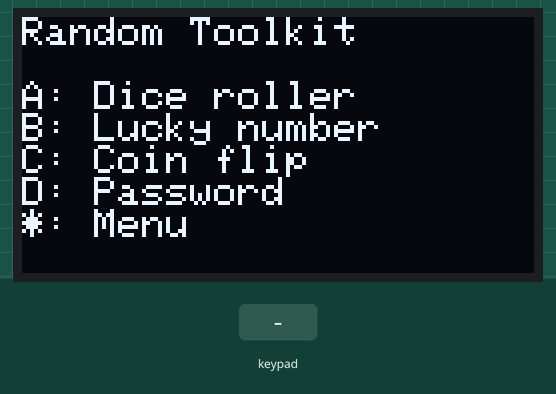
This sketch was run on a simulated ESP32. Shown: 128×64 one-colour display. Inputs (shaded band) come from the test bench. Random numbers use the default seed unless the sketch sets one; what the sketch prints to the serial monitor is not drawn.

Above: at 1.2 s.
1.3 s: key 'A' pressed
At 3.2 s:
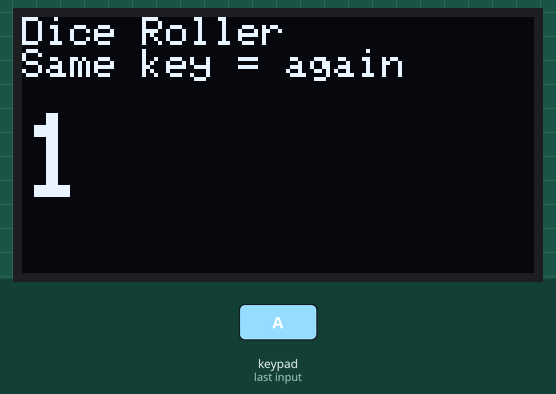
3.4 s: keypad keys 1 3 1 2 1 4 2 7 D pressed 0.4 s apart
At 8.0 s:
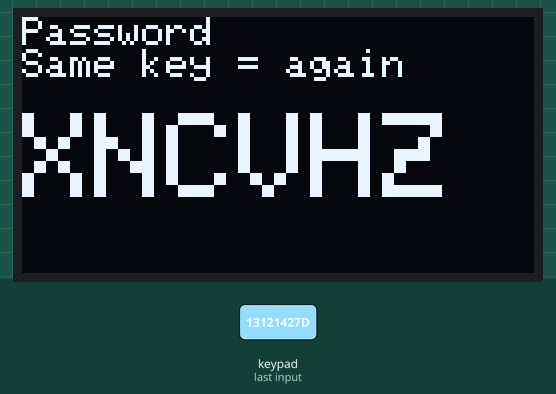
8.5 s: key 'B' pressed
At 9.3 s:
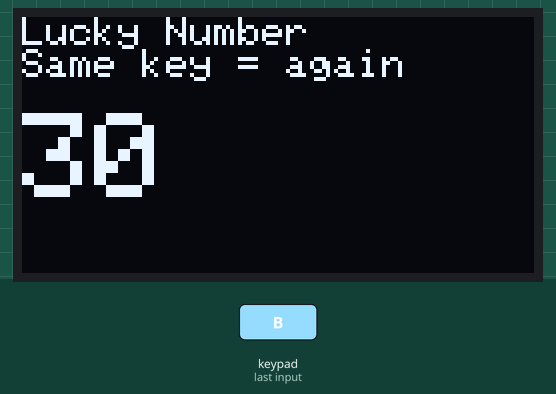
10.0 s: keypad keys 2 6 2 5 3 3 3 2 D pressed 0.4 s apart
At 14.1 s:
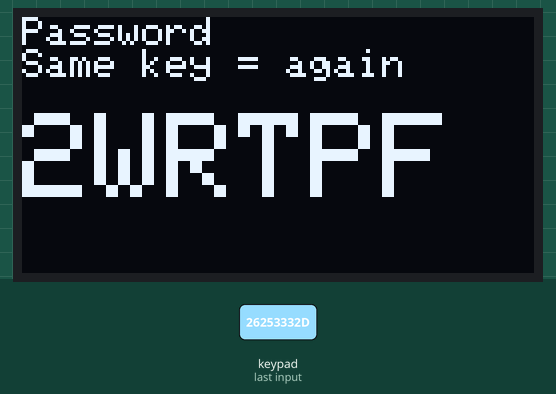
15.1 s: key 'C' pressed
At 15.8 s:
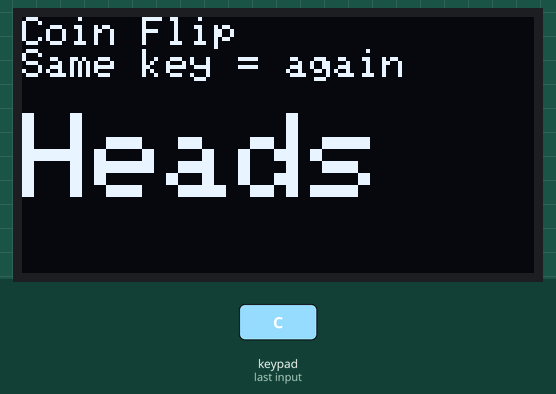
16.6 s: keypad keys 1 3 9 7 2 2 2 2 D pressed 0.4 s apart
At 20.5 s:
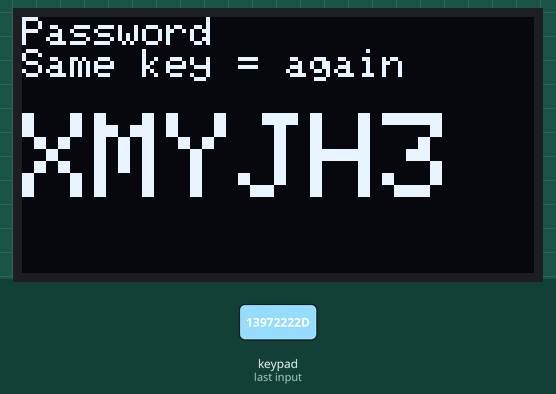
Timing chart, 0 to 22.0 s (numbered marks = the images above; inputs shaded):
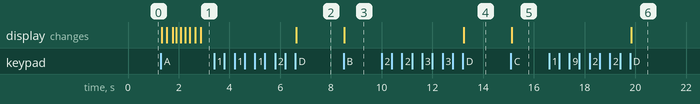

The sketch:

bonus_4_rolling_animation.ino
```cpp
// Project 05, Bonus 4 - Rolling Animation
// A flashes ten quick random numbers before the final roll.
// A = dice, B = lucky number 1-100, C = coin, D = 6-character password,
// * = menu. Each press of a tool key gives a new result.

#include <Wire.h>
#include <Adafruit_GFX.h>
#include <Adafruit_SSD1306.h>
#include <Keypad.h>

const byte ROWS = 4;
const byte COLS = 4;
char keys[ROWS][COLS] = {
  {'1', '2', '3', 'A'},
  {'4', '5', '6', 'B'},
  {'7', '8', '9', 'C'},
  {'*', '0', '#', 'D'}
};
byte rowPins[ROWS] = {13, 12, 14, 27};
byte colPins[COLS] = {26, 25, 33, 32};
Keypad keypad = Keypad(makeKeymap(keys), rowPins, colPins, ROWS, COLS);

const int SCREEN_WIDTH  = 128;
const int SCREEN_HEIGHT = 64;
Adafruit_SSD1306 display(SCREEN_WIDTH, SCREEN_HEIGHT, &Wire, -1);

// No easily confused characters: no O/0, no I/1
const String CHARSET = "ABCDEFGHJKLMNPQRSTUVWXYZ23456789";

void setup() {
  Serial.begin(115200);
  if (!display.begin(SSD1306_SWITCHCAPVCC, 0x3C)) {
    Serial.println("OLED not found");
  }
  display.setTextColor(SSD1306_WHITE);
  showMenu();
}

void loop() {
  char key = keypad.getKey();
  if (!key) return;

  if (key == 'A') {
    for (int i = 0; i < 10; i++) {
      showResult("Rolling...", String(random(1, 7)));
      delay(60 + i * 15);              // slowing down, like a real die
    }
    showResult("Dice Roller", String(random(1, 7)));
  } else if (key == 'B') {
    showResult("Lucky Number", String(random(1, 101)));
  } else if (key == 'C') {
    if (random(0, 2) == 0) {
      showResult("Coin Flip", "Heads");
    } else {
      showResult("Coin Flip", "Tails");
    }
  } else if (key == 'D') {
    showResult("Password", makePassword(6));
  } else if (key == '*') {
    showMenu();
  }
}

String makePassword(int length) {
  String password = "";
  for (int i = 0; i < length; i++) {
    password += CHARSET[random(0, CHARSET.length())];
  }
  return password;
}

void showMenu() {
  display.clearDisplay();
  display.setTextSize(1);
  display.setCursor(0, 0);
  display.println("Random Toolkit");
  display.setCursor(0, 16);
  display.println("A: Dice roller");
  display.println("B: Lucky number");
  display.println("C: Coin flip");
  display.println("D: Password");
  display.println("*: Menu");
  display.display();
}

void showResult(String title, String result) {
  display.clearDisplay();
  display.setTextSize(1);
  display.setCursor(0, 0);
  display.println(title);
  display.println("Same key = again");
  display.setTextSize(3);
  display.setCursor(0, 24);
  display.println(result);
  display.display();
  Serial.print(title);
  Serial.print(": ");
  Serial.println(result);
}
```

Measured:
- after the input at 1.3 s, the display: first changes at once (image 1 shows a later state)
- after the input at 3.4 s, the display: changes after 3.2 s (image 2)
- after the input at 8.5 s, the display: changes at once (image 3)
- after the input at 10.0 s, the display: changes after 3.2 s (image 4)
- after the input at 15.1 s, the display: changes at once (image 5)
- after the input at 16.6 s, the display: changes after 3.2 s (image 6)
